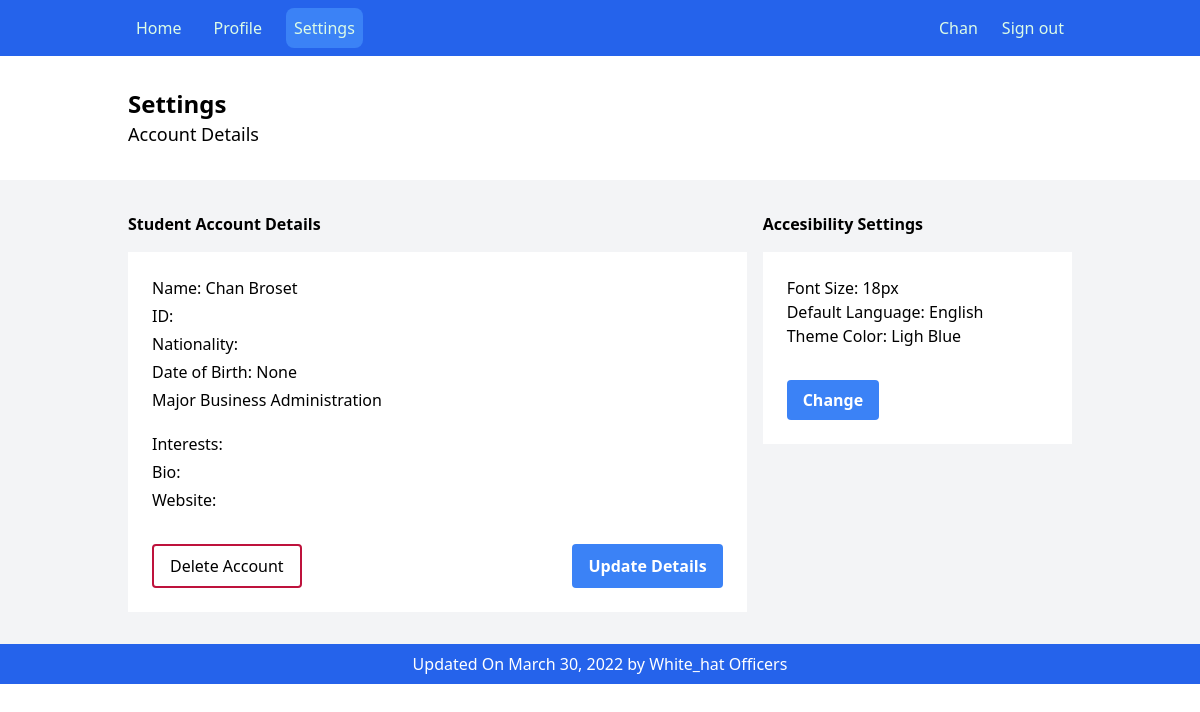
Before: /settings (signed in) with the older database file.
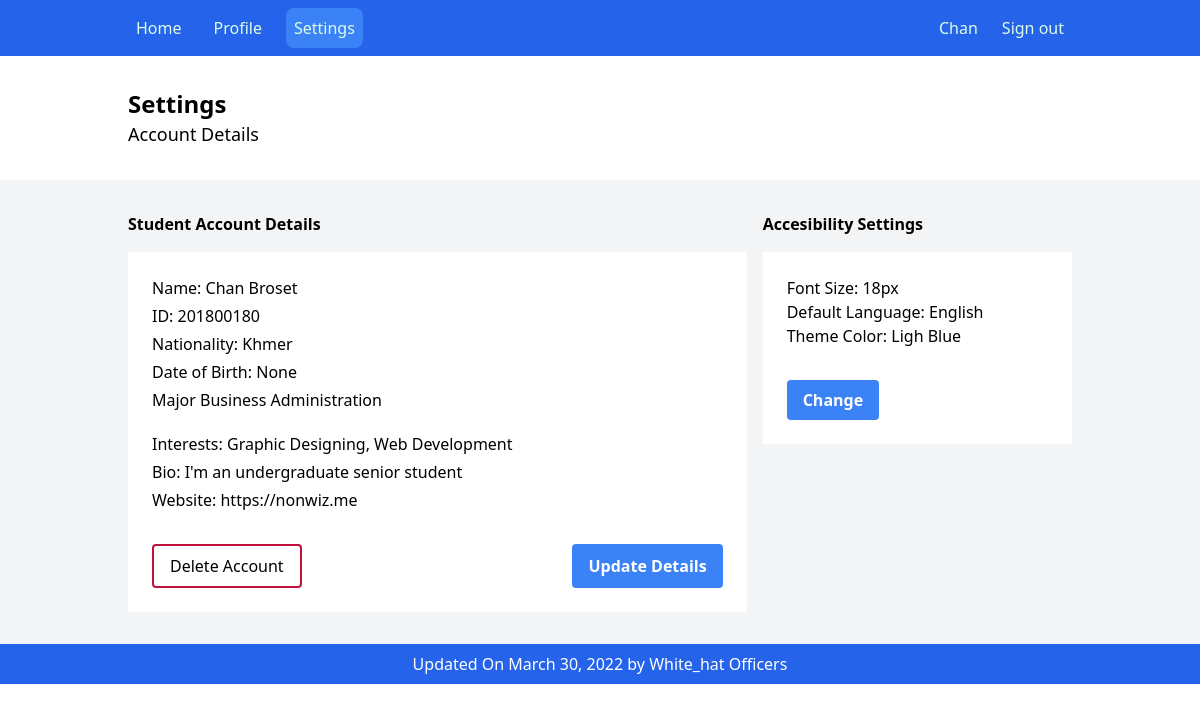
After: the same page with the newer database file.
### spapp/models.py (models this page shows, shortened)
class Student(models.Model):
    user = models.OneToOneField(User, on_delete=models.CASCADE)
    id_number = models.CharField(max_length=10, unique=True, null=True)
    date_of_birth = models.DateField(null=True)
    nationality = models.CharField(max_length=30, null=True)
    major = models.ForeignKey(Major, on_delete=models.CASCADE, null=True)
    bio_char = models.CharField(max_length=200, null=True)
    interests = models.CharField(max_length=100, null=True)
    phone_number = models.CharField(max_length=12, null=True)
    image = models.ImageField(
        upload_to='theme/static/user_image', null=True, default="theme/static/user_image/default-image.png")
    website = models.CharField(max_length=50, null=True)

class Major(models.Model):
    degree = models.ForeignKey(Degree, on_delete=models.CASCADE)
    name = models.CharField(max_length=30)
    def __str__(self):
        return f"{self.name}"

### spapp/views.py (the view, shortened to what this page needs)
# urls.py: path("settings", views.SettingsPage.as_view(), name="settings"),
class SettingsPage(LoginRequiredMixin, generic.TemplateView):
    login_url = 'spapp:login'
    template_name = "pages/student/settings.html"
    form_update_student = StudentForm
    def get_context_data(self, **kwargs):
        context = super().get_context_data(**kwargs)
        try:
            context['student'] = get_object_or_404(
                Student, user=self.request.user)
            context['update_student'] = self.form_update_student(
                instance=context["student"])
            context['account_status'] = not bool(
                len(AccountRemovalRequest.objects.filter(student=self.request.user.student)))
            return context
        except:
            messages.add_message(
                self.request, messages.WARNING, "You are not a student")
            return context

### theme/templates/pages/student/settings.html (shortened to what this page needs)
{% extends "components/student/layout.html" %}
{% block content %}
<section class="py-8 px-16 md:px-32 xl:px-48  flex justify-between  gap-4 flex-col lg:flex-row ">
  <div>
    <p class="text-xl md:text-2xl xl:text-3xl font-bold">Settings</p>
    <span class="text-lg">Account Details</span>
  </div>
</section>
<section class="py-8 px-16 md:px-32 xl:px-48 bg-gray-100 flex justify-between  gap-4 flex-col lg:flex-row ">
  <div class="w-2/3">
    <span class="font-bold">Student Account Details</span>
    <div class="flex flex-col gap-4 mt-4 ">
      <div class="bg-white p-6 ">
        <div >
          <div class="mb-5 flex flex-col gap-1">
            <p class="font-medium">Name: <span class="font-normal"> {{ user.first_name }} {{ user.last_name}}  </span></p>
            <p class="font-medium">ID: <span class="font-normal"> {{ student.id_number }} </span></p>
            <p class="font-medium">Nationality: <span class="font-normal"> {{ student.nationality }}</span></p>
            <p class="font-medium">Date of Birth: <span class="font-normal"> {{ student.date_of_birth }}</span></p>
 <p class="font-medium">Major <span class="font-normal"> {{ student.major }}</span></p>
          </div>
          <div class="flex flex-col gap-1">
            <p class="font-medium">Interests: <span class="font-normal"> {{ student.interests }}</span></p>
            <p class="font-medium">Bio: <span class="font-normal"> {{ student.bio_char }}</span></p>
            <p class="font-medium">Website: <span class="font-normal"> {{ student.website }}</span></p>
          </div>
          <div class="flex justify-between mt-8">
            <a href="{% url 'spapp:req_remove_account' %}" class="border-2 border-rose-700 hover:bg-rose-700 text-black hover:text-white  py-2 px-4 rounded">
              Delete Account
            </a>
            <button class="bg-blue-500 hover:bg-blue-700 text-white font-bold py-2 px-4 rounded" onClick="handleUpdate()">
              Update Details
            </button>
          </div>
        </div>
      </div>
    </div>
  </div>
  <div class="w-1/3">
    <span class="font-bold">Accesibility Settings</span>
    <div class="bg-white p-6 mt-4">
      <p class="font-medium">Font Size: <span class="font-normal"> 18px</span></p>
      <p class="font-medium">Default Language: <span class="font-normal"> English </span></p>
      <p class="font-medium">Theme Color: <span class="font-normal"> Ligh Blue </span></p>
      <button class="mt-8 bg-blue-500 hover:bg-blue-700 text-white font-bold py-2 px-4 rounded">
        Change
      </button>
    </div>
  </div>
</section>
{% endblock %}

Changed rows visible on the page:
changed Student "None": id_number (not shown) → "201800180"; nationality (not shown) → "Khmer"; interests (not shown) → "Graphic Designing, Web Development"; bio_char (not shown) → "I'm an undergraduate senior student"; website (not shown) → "https://nonwiz.me"
